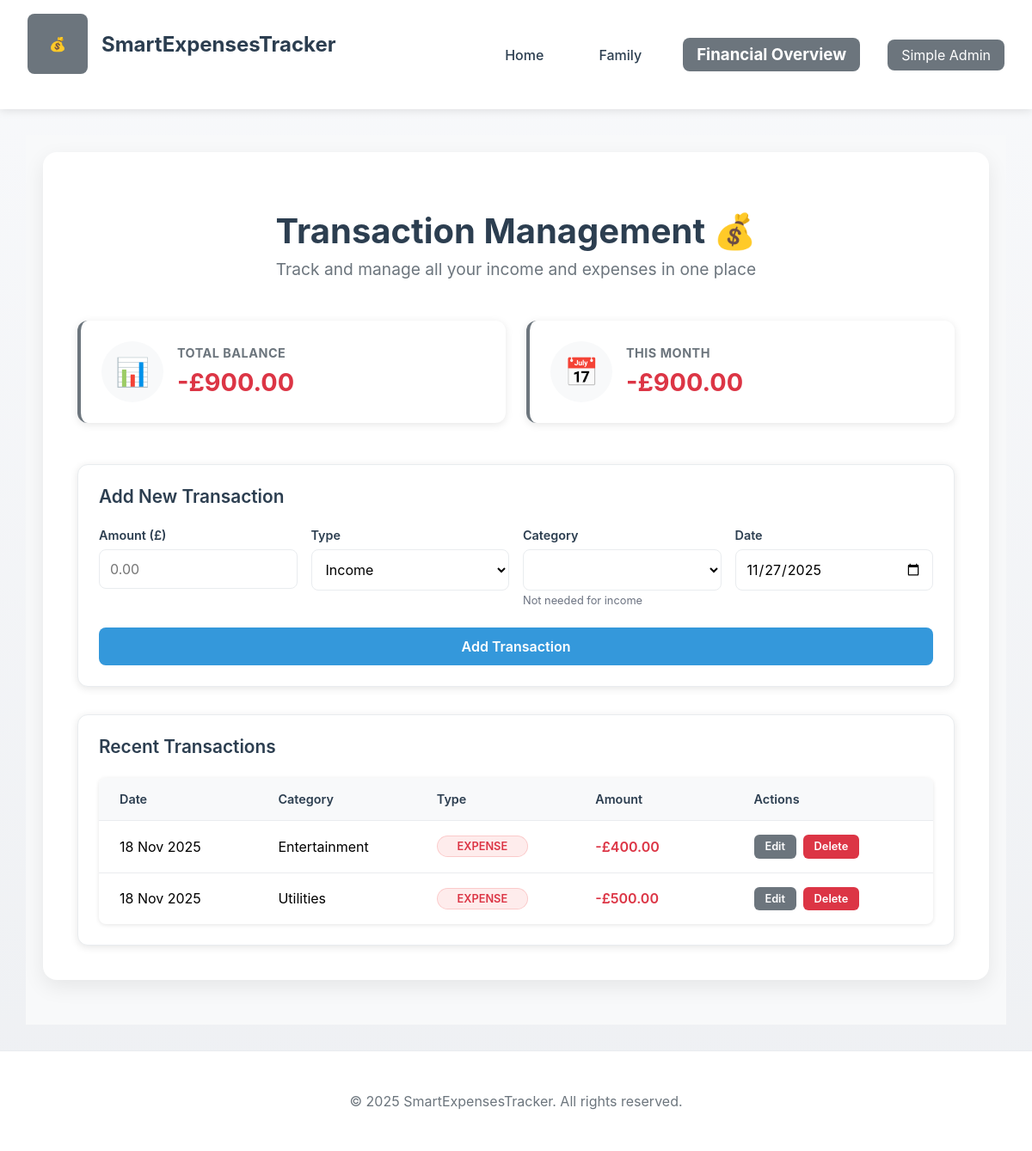
The page /transactions/ (signed in) on the database its author committed.
### app/models.py (models this page shows, shortened)
class User(db.Model, UserMixin):
    __tablename__ = 'users'
    user_id = db.Column(db.Integer, primary_key=True, autoincrement=True)
    user_name = db.Column(db.String(255), nullable=False)
    password_hash = db.Column(db.String(255), nullable=False)
    email = db.Column(db.String(255), unique=True, nullable=False)
    created_at = db.Column(db.DateTime, nullable=False, server_default=func.now())
    is_admin = db.Column(db.Boolean, nullable=False, default=False)
    members = db.relationship('Member', backref='user', cascade='all, delete-orphan')
    transactions = db.relationship('Transaction', backref='user', cascade='all, delete-orphan')
    categories = db.relationship('Category', backref='user', cascade='all, delete-orphan')
    budgets = db.relationship('Budget', backref='user', cascade='all, delete-orphan')

class Transaction(db.Model):
    __tablename__ = 'transactions'
    transaction_id = db.Column(db.Integer, primary_key=True, autoincrement=True)
    user_id = db.Column(db.Integer, db.ForeignKey('users.user_id', ondelete='CASCADE'), nullable=False)
    category_id = db.Column(db.Integer, db.ForeignKey('categories.category_id', ondelete='SET NULL'), nullable=True)
    amount = db.Column(db.Numeric(8, 2), nullable=False)
    transaction_type = db.Column(db.Enum('income', 'expense', name='transaction_type_enum'), nullable=False)
    transaction_date = db.Column(db.DateTime, nullable=False)  # for analytics
    created_at = db.Column(db.DateTime, nullable=False, server_default=func.now()) # for user behavior, monitoring for marketing(peak usage time), future features
    user_participates = db.Column(db.Boolean, nullable=False, default=True)  # Whether User participates in cost splitting
    members = db.relationship('MembersTransaction', back_populates='transaction', cascade='all, delete-orphan')

class Category(db.Model):
    __tablename__ = 'categories'
    category_id = db.Column(db.Integer, primary_key=True, autoincrement=True)
    category_name = db.Column(db.Enum('Transport', 'Utilities', 'Entertainment', 'Food', 'Healthcare', 'Shopping', 'Other', name='category_enum'), nullable=False)
    user_id = db.Column(db.Integer, db.ForeignKey('users.user_id', ondelete='CASCADE'), nullable=True) # to distinguish user category vs system category
    transactions = db.relationship('Transaction', backref='category', passive_deletes=True)

### app/transactions/routes.py (the view)
@transactions_bp.route('/')
@login_required
def transactions():
    from .forms import TransactionForm
    form = TransactionForm()
    categories = Category.query.filter_by(user_id=None).all()
    form.category_id.choices = [(0, 'Select Category')] + [(cat.category_id, cat.category_name) for cat in categories]
    user_transactions = Transaction.query.filter_by(
        user_id=current_user.user_id
    ).order_by(Transaction.transaction_date.desc()).all()
    total_income = SimpleAnalyticsService.get_total_income(current_user.user_id)
    total_expenses = SimpleAnalyticsService.get_total_expenses(current_user.user_id)
    total_balance = total_income - total_expenses
    now = datetime.now()
    monthly_data = SimpleAnalyticsService.get_monthly_totals(current_user.user_id, now.year, now.month)
    monthly_balance = monthly_data['balance']
    return render_template('transactions.html',
                         form=form,
                         transactions=user_transactions,
                         total_balance=total_balance,
                         monthly_balance=monthly_balance)

### app/transactions/forms.py
class TransactionForm(FlaskForm):
    amount = DecimalField('Amount',
                         validators=[DataRequired(), NumberRange(min=0.01, message="Amount must be greater than 0")],
                         places=2)
    transaction_type = SelectField('Type',
                                  choices=[('income', 'Income'), ('expense', 'Expense')],
                                  validators=[DataRequired()])
    category_id = SelectField('Category',
                             coerce=int,
                             validators=[Optional()])
    transaction_date = DateField('Date',
                                validators=[DataRequired()],
                                default=datetime.today)
    submit = SubmitField('Add Transaction')

### app/__init__.py (called while the page is built)
def create_app():
    app = Flask(__name__)
    app.config['SECRET_KEY'] = 'your-secret-key-here'
    app.config['SQLALCHEMY_DATABASE_URI'] = 'sqlite:///expenses.db'
    app.config['SQLALCHEMY_TRACK_MODIFICATIONS'] = False
    db.init_app(app)
    login_manager.init_app(app)
    migrate.init_app(app, db)
    from app.admin import init_admin
    init_admin(app, db)
    @login_manager.user_loader
    def load_user(user_id):
        return User.query.get(int(user_id))
    from app.auth.routes import auth_bp
    from app.main.routes import main_bp
    from app.transactions.routes import transactions_bp
    app.register_blueprint(auth_bp)
    app.register_blueprint(main_bp)
    app.register_blueprint(transactions_bp, url_prefix='/transactions')
    @app.context_processor
    def utility_processor():
        return dict(now=datetime.now)
    return app

### app/services.py (called while the page is built)
    @staticmethod
    def get_total_income(user_id):
        total = db.session.query(db.func.sum(Transaction.amount)).filter(
            Transaction.user_id == user_id,
            Transaction.transaction_type == 'income'
        ).scalar() or 0
        return float(total)

    @staticmethod
    def get_total_expenses(user_id):
        total = db.session.query(db.func.sum(Transaction.amount)).filter(
            Transaction.user_id == user_id,
            Transaction.transaction_type == 'expense'
        ).scalar() or 0
        return float(total)

### app/templates/transactions.html (shortened to what this page needs)
{% extends "base.html" %}
{% block head %}
<link rel="stylesheet" href="{{ url_for('static', filename='css/transactions.css') }}">
{% endblock %}
{% block content %}
<div class="transactions-container">
    <div class="transactions-content">
        <div class="welcome-section">
            <h1>Transaction Management 💰</h1>
            <p class="lead">Track and manage all your income and expenses in one place</p>
        </div>
        <div class="stats-grid">
            <div class="stat-card">
                <div class="stat-icon">📊</div>
                <div class="stat-info">
                    <h3>TOTAL BALANCE</h3>
                    <h2 class="stat-amount {% if total_balance >= 0 %}positive{% else %}negative{% endif %}">
                        {% if total_balance >= 0 %}+{% else %}-{% endif %}£{{ "%.2f"|format(total_balance|abs) }}
                    </h2>
                </div>
            </div>
            <div class="stat-card">
                <div class="stat-icon">📅</div>
                <div class="stat-info">
                    <h3>THIS MONTH</h3>
                    <h2 class="stat-amount {% if monthly_balance >= 0 %}positive{% else %}negative{% endif %}">
                        {% if monthly_balance >= 0 %}+{% else %}-{% endif %}£{{ "%.2f"|format(monthly_balance|abs) }}
                    </h2>
                </div>
            </div>
        </div>
        <div class="form-section">
            <div class="section-header">
                <h3>Add New Transaction</h3>
            </div>
            <form method="POST" action="{{ url_for('transactions.add_transaction') }}" id="transactionForm" class="transaction-form">
                <div class="form-grid">
                    <div class="form-group">
                        <label for="amount">Amount (£)</label>
                        {{ form.amount(class="form-input", placeholder="0.00", step="0.01", id="amount") }}
                    </div>
                    <div class="form-group">
                        <label for="transaction_type">Type</label>
                        {{ form.transaction_type(class="form-select", id="transaction_type") }}
                    </div>
                    <div class="form-group">
                        <label for="category_id">Category</label>
                        {{ form.category_id(class="form-select", id="category_id") }}
                        <small class="category-hint">Only required for expenses</small>
                    </div>
                    <div class="form-group">
                        <label for="transaction_date">Date</label>
                        {{ form.transaction_date(class="form-input", type="date", id="transaction_date") }}
                    </div>
                </div>
                {{ form.submit(class="btn primary") }}
            </form>
        </div>
        <div class="transactions-section">
            <div class="section-header">
                <h3>Recent Transactions</h3>
            </div>
            {% if transactions %}
            <div class="data-table">
                <div class="table-header">
                    <span>Date</span>
                    <span>Category</span>
                    <span>Type</span>
                    <span>Amount</span>
                    <span>Actions</span>
                </div>
                {% for transaction in transactions %}
                <div class="table-row">
                    <span class="date">{{ transaction.transaction_date.strftime('%d %b %Y') }}</span>
                    <span class="category">{{ transaction.category.category_name if transaction.category else '-' }}</span>
                    <span class="type">
                        <span class="type-badge {{ transaction.transaction_type }}">
                            {{ transaction.transaction_type.title() }}
                        </span>
                    </span>
                    <span class="amount {% if transaction.transaction_type == 'income' %}positive{% else %}negative{% endif %}">
                        {% if transaction.transaction_type == 'income' %}+{% else %}-{% endif %}£{{ "%.2f"|format(transaction.amount) }}
                    </span>
                    <span class="actions">
                        <a href="{{ url_for('transactions.edit_transaction', transaction_id=transaction.transaction_id) }}"
                           class="btn secondary small">Edit</a>
                        <form method="POST"
                              action="{{ url_for('transactions.delete_transaction', transaction_id=transaction.transaction_id) }}"
                              style="display: inline"
                              onsubmit="return confirm('Are you sure you want to delete this transaction?');">
                            <button type="submit" class="btn danger small">Delete</button>
                        </form>
                    </span>
                </div>
                {% endfor %}
            </div>
            {% else %}
            <div class="empty-state">
                <p>No transactions yet. Add your first transaction above! 📝</p>
            </div>
            {% endif %}
        </div>
    </div>
</div>
{% endblock %}

### app/templates/base.html (shortened to what this page needs)
<!DOCTYPE html>
<html lang="en">
  <head>
    <link
      rel="stylesheet"
      href="{{ url_for('static', filename='css/style.css') }}"
    />
    {% block head %}{% endblock %}
  </head>
  <body>
    <nav class="navbar">
      <div class="nav-container">
        <div class="brand">
          <div class="logo">💰</div>
          <h1>
            <a
              href="{{ url_for('main.index') }}"
              style="text-decoration: none; color: inherit"
              >SmartExpensesTracker</a
            >
          </h1>
        </div>
        <div class="nav-links">
          {% if current_user.is_authenticated %}
          <a href="{{ url_for('main.dashboard') }}" class="nav-link">Home</a>
          <a href="{{ url_for('main.family_management') }}" class="nav-link">Family</a>
          <div class="user-menu">
            <h3 class="user-name">Financial Overview</h3>
          </div>
          <div class="user-menu">
            <span class="user-name">{{ current_user.user_name }}</span>
          </div>
          {% else %}
          <a href="{{ url_for('main.index') }}" class="nav-link">Home</a>
          <a href="{{ url_for('main.about') }}" class="nav-link">About Us</a>
          {% endif %}
        </div>
      </div>
    </nav>
    <main class="wrapper">{% block content %}{% endblock %}</main>
    <footer class="footer">
      <div class="footer-content">
        <p>&copy; 2025 SmartExpensesTracker. All rights reserved.</p>
      </div>
    </footer>
  </body>
</html>

### app/static/css/style.css (style rules this page uses)
:root { --breakpoint-mobile: 480px; --breakpoint-tablet: 768px; --breakpoint-desktop: 1024px; --breakpoint-large: 1200px; --accent: #6c757d; --accent-dark: #545b62; --text: #2c3e50; --muted: #6c757d; --bg-light: #f8f9fa; --white: #fff; --success: #28a745; --danger: #dc3545; --warning: #ffc107; --primary: #3498db; --secondary: #6c757d; --info: #17a2b8; --border: #e9ecef; --radius: 8px; --transition: 0.25s ease; --font-family: "Inter", "Segoe UI", -apple-system, sans-serif; --border-radius-sm: 4px; }
body { background: linear-gradient(180deg, #f8f9fb 0%, #eef0f3 100%); min-height: 100vh; margin: 0; display: flex; flex-direction: column; font-family: var(--font-family); }
.navbar { background: var(--white); box-shadow: 0 2px 10px rgba(0,0,0,0.1); padding: 1rem 0; }
.nav-container { max-width: 1200px; margin: 0 auto; padding: 0 2rem; display: flex; justify-content: space-between; align-items: center; }
.navbar .brand { display: flex; align-items: center; gap: 16px; }
.navbar .brand h1 { margin: 0; font-size: 24px; color: var(--text); }
.navbar .brand a { text-decoration: none; color: inherit; }
.nav-links { display: flex; align-items: center; gap: 2rem; }
.nav-link { text-decoration: none; color: var(--text); font-weight: 500; padding: 0.5rem 1rem; border-radius: var(--radius); transition: var(--transition); }
.user-menu { position: relative; display: inline-block; }
.user-name { padding: 0.5rem 1rem; background: var(--accent); color: var(--white); border-radius: var(--radius); cursor: pointer; }
.wrapper { max-width: 1200px; width: 100%; padding: 30px; margin: 0 auto; flex: 1; box-sizing: border-box; }
.welcome-section { text-align: center; margin-bottom: 3rem; }
.welcome-section h1 { font-size: 2.5rem; margin-bottom: 0.5rem; color: var(--text); font-weight: 700; }
.lead { font-size: 1.2rem; color: var(--muted); margin: 0; }
.stats-grid { display: grid; grid-template-columns: repeat(auto-fit, minmax(250px, 1fr)); gap: 1.5rem; margin-bottom: 3rem; }
.stat-card { background: var(--white); padding: 1.5rem; border-radius: 12px; box-shadow: 0 2px 10px rgba(0,0,0,0.1); display: flex; align-items: center; gap: 1rem; border-left: 4px solid var(--accent); transition: var(--transition); }
.stat-icon { font-size: 2rem; background: var(--bg-light); padding: 1rem; border-radius: 50%; color: var(--accent); }
.stat-info h3 { font-size: 0.9rem; color: var(--muted); margin: 0; text-transform: uppercase; letter-spacing: 0.5px; }
.stat-amount { font-size: 1.8rem; font-weight: bold; margin: 0.5rem 0 0 0; }
.stat-amount.negative { color: var(--danger); }
.section-header { display: flex; justify-content: space-between; align-items: center; margin-bottom: 1rem; }
.brand { display: flex; align-items: center; gap: 16px; margin-bottom: 25px; justify-content: center; }
.logo { width: 70px; height: 70px; border-radius: var(--radius); background: var(--accent); display: flex; align-items: center; justify-content: center; }
.brand h1 { font-size: 36px; color: var(--text); margin: 0; }
label { display: block; font-size: 14px; color: var(--text); font-weight: 500; margin-bottom: 6px; }
input, select, textarea { width: 100%; padding: 12px 14px; border-radius: 8px; border: 1px solid var(--border); font-size: 15px; transition: var(--transition); font-family: inherit; box-sizing: border-box; }
.btn { border: none; cursor: pointer; border-radius: 8px; font-size: 16px; padding: 12px 18px; transition: var(--transition); font-family: inherit; font-weight: 600; text-decoration: none; display: inline-block; text-align: center; }
.btn.primary { background: var(--primary); color: var(--white); }
.btn.secondary { background: var(--secondary); color: var(--white); }
.btn.danger { background: var(--danger); color: var(--white); }
.footer { background: var(--white); padding: 2rem 0; margin-top: auto; border-top: 1px solid var(--border); }
.footer-content { max-width: 1200px; margin: 0 auto; padding: 0 2rem; text-align: center; color: var(--muted); }
.welcome-section h1 { font-size: 2.5rem; margin-bottom: 0.5rem; color: var(--text); font-weight: 700; word-wrap: break-word; overflow-wrap: break-word; }

### rows shown on the page
User: user_name "Simple Admin"
Transaction: amount "400.00"
Transaction: amount "500.00"

### other values the page prints
{{ "%.2f"|format(total_balance|abs) }} "900.00"
{{ "%.2f"|format(monthly_balance|abs) }} "900.00"
